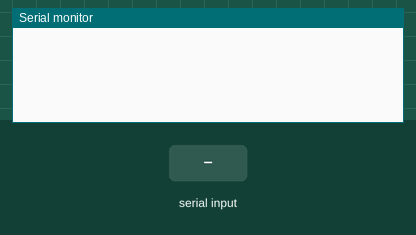
The sketch below on a simulated Arduino Uno, built with avr-gcc and run on an emulated ATmega328P. Shown: the last lines printed to the serial monitor. The inputs (shaded band) are chosen by the test bench.

Above: at 1.2 s.
1.3 s: "1\n" received over Serial
At 2.9 s:
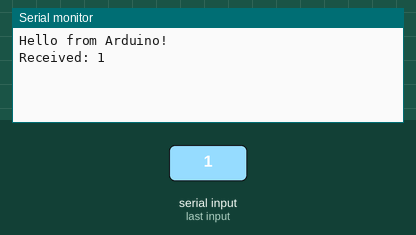
3.5 s: "0\n" received over Serial
At 4.4 s:
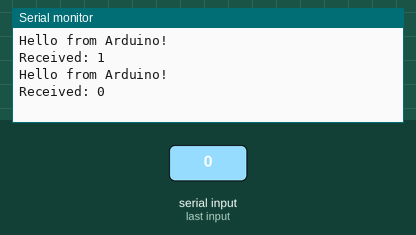
5.0 s: "2\n" received over Serial
At 7.1 s:
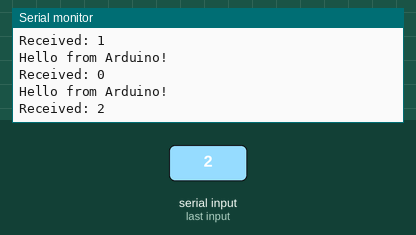

The sketch:

main.ino
```cpp
// const int bp2 = 2;
// const int bp3 = 3;
// const int bp4 = 4;
// const int bp5 = 5;

// unsigned long lastPressTime2 = 0;
// unsigned long lastPressTime3 = 0;
// unsigned long lastPressTime4 = 0;
// unsigned long lastPressTime5 = 0;

// bool pressBp2 = false;
// bool pressBp3 = false;
// bool pressBp4 = false;
// bool pressBp5 = false;

// const unsigned long debounceDelay = 200;  // Throttling 간격 (200ms)

// void setup() {
//   Serial.begin(9600);

//   pinMode(bp2, INPUT_PULLUP);
//   pinMode(bp3, INPUT_PULLUP);
//   pinMode(bp4, INPUT_PULLUP);
//   pinMode(bp5, INPUT_PULLUP);
// }

// void loop() {
//   int x = analogRead(0);
//   int y = analogRead(1);

//   int bv2 = digitalRead(bp2);
//   int bv3 = digitalRead(bp3);
//   int bv4 = digitalRead(bp4);
//   int bv5 = digitalRead(bp5);

//   printJoystickValue(x, y);
//   Serial.println();

//   unsigned long currentMillis = millis();

//   // 버튼 2 처리
//   if (bv2 == LOW && (currentMillis - lastPressTime2 > debounceDelay) && !pressBp2) {
//     pressBp2 = true;
//     lastPressTime2 = currentMillis;
//     printJoystickValue(x, y);
//     Serial.print("   |");
//     Serial.println("A: O   B: X   C: X   D: X");
//   } else {
//     pressBp2 = false;
//   }

//   // 버튼 3 처리
//   if (bv3 == LOW && (currentMillis - lastPressTime3 > debounceDelay) && !pressBp3) {
//     pressBp3 = true;
//     lastPressTime3 = currentMillis;
//     printJoystickValue(x, y);
//     Serial.print("   |");
//     Serial.println("A: X   B: O   C: X   D: X");
//   } else {
//     pressBp3 = false;
//   }

//   // 버튼 4 처리
//   if (bv4 == LOW && (currentMillis - lastPressTime4 > debounceDelay) && !pressBp4) {
//     pressBp4 = true;
//     lastPressTime4 = currentMillis;
//     printJoystickValue(x, y);
//     Serial.print("   |");
//     Serial.println("A: X   B: X   C: O   D: X");
//   } else {
//     pressBp4 = false;
//   }

//   // 버튼 5 처리
//   if (bv5 == LOW && (currentMillis - lastPressTime5 > debounceDelay) && !pressBp5) {
//     pressBp5 = true;
//     lastPressTime5 = currentMillis;
//     printJoystickValue(x, y);
//     Serial.print("   |");
//     Serial.println("A: X   B: X   C: X   D: O");
//   } else {
//     pressBp5 = false;
//   }

//   delay(50);
// }

// void printJoystickValue(int x, int y) {
//   Serial.print("Joystick ");
//   Serial.print("X : ");
//   Serial.print(x);
//   Serial.print("    ");
//   Serial.print("Y : ");
//   Serial.print(y);
// }
```

test.ino
```cpp
void setup() {
    Serial.begin(9600); // 9600 baud rate로 시리얼 포트 초기화
}

void loop() {
    // PC에서 명령이 오면 읽기
    if (Serial.available() > 0) {
        String message = Serial.readStringUntil('\n'); // 개행 문자까지 읽기
        Serial.print("Received: ");
        Serial.println(message); // 받은 메시지를 다시 전송 (에코)
    }

    // 2초마다 자동 메시지 전송
    delay(2000);
    Serial.println("Hello from Arduino!"); // Arduino에서 PC로 전송
}
```

Measured:
- after the input at 1.3 s, the serial monitor: prints a new line after 0.72 s (image 1)
- after the input at 3.5 s, the serial monitor: prints a new line after 0.52 s (image 2)
- after the input at 5.0 s, the serial monitor: prints a new line after 1.0 s (image 3)
